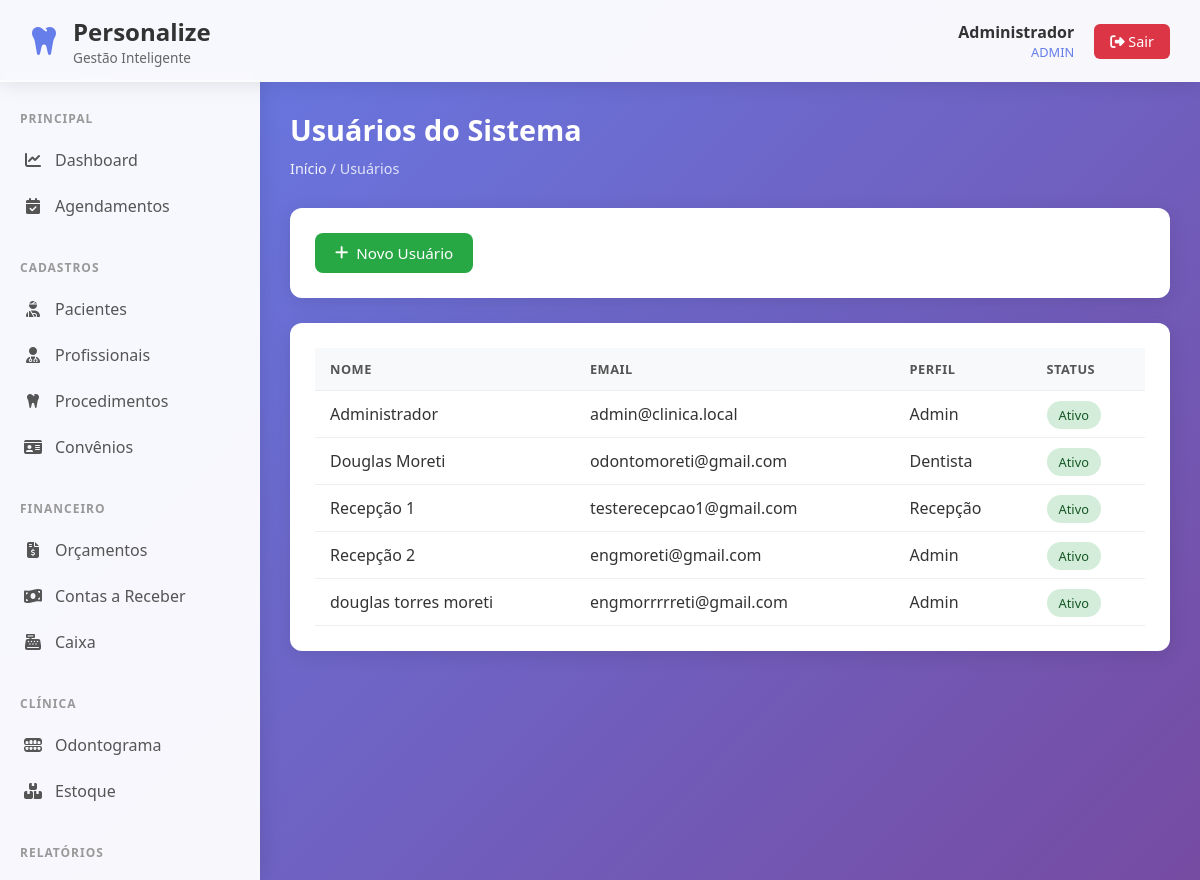
The page /users/listar.php (signed in) on the database its author committed.
### tables this page shows
CREATE TABLE users (
    id INTEGER PRIMARY KEY AUTOINCREMENT,
    nome TEXT NOT NULL,
    email TEXT NOT NULL UNIQUE,
    senha TEXT NOT NULL,
    perfil_id INTEGER NOT NULL,
    ativo INTEGER DEFAULT 1,
    created_at DATETIME DEFAULT CURRENT_TIMESTAMP,

    FOREIGN KEY (perfil_id) REFERENCES perfis(id)
);

CREATE TABLE perfis (
    id INTEGER PRIMARY KEY AUTOINCREMENT,
    perfil TEXT NOT NULL UNIQUE
);

### users/listar.php (the view, shortened to what this page needs)
<?php
require_once '../includes/functions.php';
require_once '../config/conexao.php';
$sql = "SELECT u.id, u.nome, u.email, u.ativo, p.perfil FROM users u JOIN perfis p ON p.id = u.perfil_id ORDER BY u.nome";
$usuarios = $db->query($sql)->fetchAll(PDO::FETCH_ASSOC);
include '../includes/header.php';
?>
<div class="page-header">
 	<h1 class="page-title">Usuários do Sistema</h1>
 	<div class="breadcrumb"><a href="../dashboard/index.php">Início</a> / Usuários</div>
</div>
<div class="card" style="margin-bottom: 25px;">
 	<a href="novo.php" class="btn btn-success"><i class="fa-solid fa-plus"></i> Novo Usuário</a>
</div>
<div class="card">
 	<div class="table-container">
 		<table>
 			<thead>
 				<tr>
 					<th>Nome</th>
 					<th>Email</th>
 					<th>Perfil</th>
 					<th>Status</th>
 				</tr>
 			</thead>
 			<tbody>
 				<?php foreach ($usuarios as $u): ?>
 				<tr>
 					<td><?php echo htmlspecialchars($u['nome']); ?></td>
 					<td><?php echo htmlspecialchars($u['email']); ?></td>
 					<td><?php echo htmlspecialchars($u['perfil']); ?></td>
 					<td><?php echo statusBadge($u['ativo'] ? 'Ativo' : 'Inativo'); ?></td>
 				</tr>
 				<?php endforeach; ?>
 			</tbody>
 		</table>
 	</div>
</div>
<?php include '../includes/footer.php'; ?>

### includes/functions.php (shortened to what this page needs)
<?php
function statusBadge($status) {
    $status = strtolower($status);
    $classes = [
        'ativo' => 'badge-success',
        'inativo' => 'badge-danger',
        'pendente' => 'badge-warning',
        'confirmado' => 'badge-info',
        'agendado' => 'badge-info',
        'concluido' => 'badge-success',
        'cancelado' => 'badge-danger',
        'pago' => 'badge-success',
        'recebido' => 'badge-success',
        'aprovado' => 'badge-success',
        'recusado' => 'badge-danger',
    ];
    $classe = $classes[$status] ?? 'badge-secondary';
    return "<span class='badge $classe'>" . ucfirst($status) . "</span>";
}

### includes/header.php (style rules this page uses)
* { margin: 0; padding: 0; box-sizing: border-box; }
body { font-family: 'Segoe UI', Tahoma, Geneva, Verdana, sans-serif; background: linear-gradient(135deg, #667eea 0%, #764ba2 100%); min-height: 100vh; color: #333; }
.page-header { margin-bottom: 30px; }
.page-title { font-size: 1.8rem; color: white; margin-bottom: 10px; }
.breadcrumb { color: rgba(255,255,255,0.8); font-size: 0.9rem; }
.breadcrumb a { color: rgba(255,255,255,0.9); text-decoration: none; }
.card { background: white; border-radius: 12px; padding: 25px; box-shadow: 0 4px 20px rgba(0,0,0,0.1); margin-bottom: 25px; }
.btn { display: inline-flex; align-items: center; gap: 8px; padding: 10px 20px; border-radius: 8px; text-decoration: none; font-weight: 500; transition: all 0.3s; border: none; cursor: pointer; font-size: 0.95rem; }
.btn-success { background: #28a745; color: white; }
.table-container { overflow-x: auto; }
table { width: 100%; border-collapse: collapse; }
th, td { padding: 12px 15px; text-align: left; border-bottom: 1px solid #eee; }
th { background: #f8f9fa; font-weight: 600; color: #555; text-transform: uppercase; font-size: 0.8rem; letter-spacing: 0.5px; }
.badge { padding: 5px 12px; border-radius: 20px; font-size: 0.8rem; font-weight: 500; }
.badge-success { background: #d4edda; color: #155724; }

### rows shown on the page
users: nome "Administrador", email "admin@clinica.local", perfil.perfil "Admin"
users: nome "Douglas Moreti", email "odontomoreti@gmail.com", perfil.perfil "Dentista"
users: nome "Recepção 1", email "testerecepcao1@gmail.com", perfil.perfil "Recepção"
users: nome "Recepção 2", email "engmoreti@gmail.com", perfil.perfil "Admin"
users: nome "douglas torres moreti", email "engmorrrrreti@gmail.com", perfil.perfil "Admin"

### other values the page prints
$usuario_nome "Administrador"
$usuario_perfil "ADMIN"
